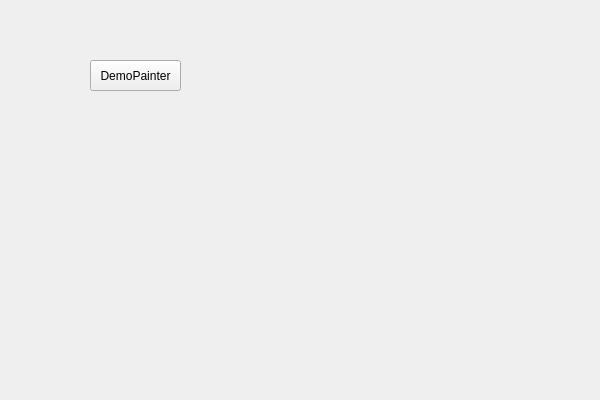
<?xml version="1.0" encoding="UTF-8"?>
<ui version="4.0">
 <class>CallOtherDemoClass</class>
 <widget class="QWidget" name="CallOtherDemoClass">
  <property name="geometry">
   <rect>
    <x>0</x>
    <y>0</y>
    <width>600</width>
    <height>400</height>
   </rect>
  </property>
  <property name="windowTitle">
   <string>CallOtherDemo</string>
  </property>
  <widget class="QPushButton" name="CallDemoWid">
   <property name="geometry">
    <rect>
     <x>90</x>
     <y>60</y>
     <width>91</width>
     <height>31</height>
    </rect>
   </property>
   <property name="text">
    <string>DemoPainter</string>
   </property>
  </widget>
 </widget>
 <layoutdefault spacing="6" margin="11"/>
 <resources>
  <include location="CallOtherDemo.qrc"/>
 </resources>
 <connections/>
</ui>
